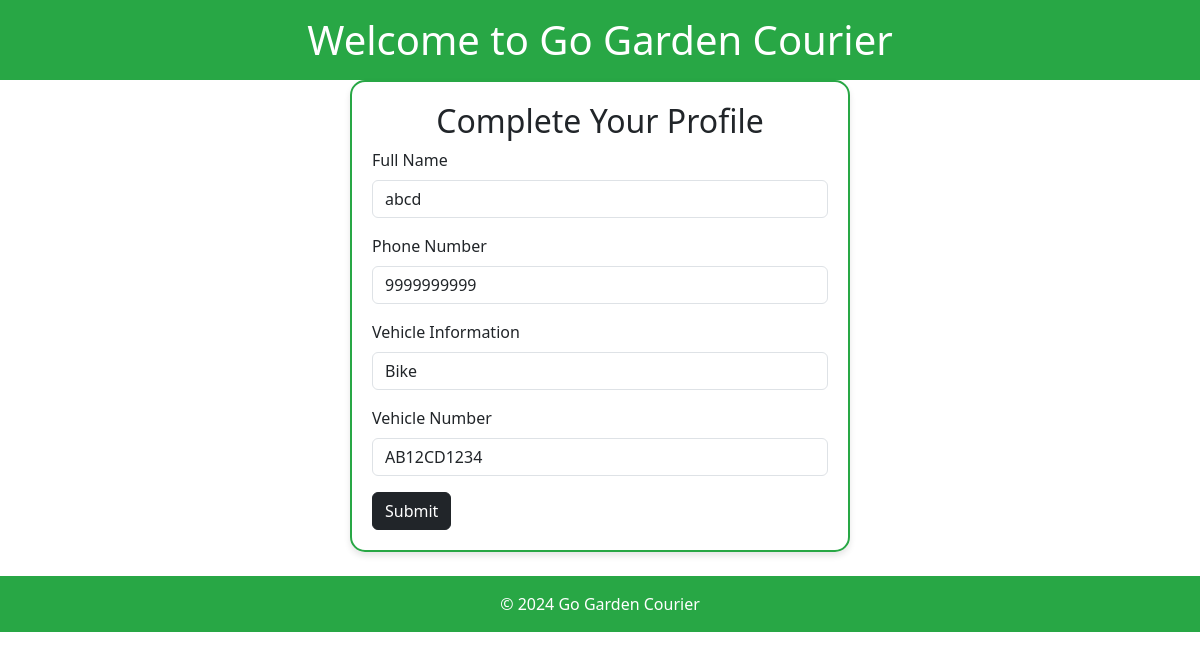
Screenshot of /courier_profile (signed in) with the database file from the repository.
### models.py (models this page shows, shortened)
class User(db.Model, UserMixin):
    __tablename__ = 'users'
    user_id = db.Column(db.Integer, primary_key=True)
    name = db.Column(db.String(150), nullable=False)
    email = db.Column(db.String(150), unique=True, nullable=False)
    password_hash = db.Column(db.String(256), nullable=False)
    role = db.Column(db.String(50), nullable=False)
    created_at = db.Column(db.DateTime, default=datetime.now(timezone.utc))
    profile_updated_at = db.Column(db.DateTime, default=datetime.now(timezone.utc), onupdate=datetime.now(timezone.utc))
    last_login = db.Column(db.DateTime, default=datetime.now(timezone.utc))
    address = db.Column(db.String(300))
    phone_number = db.Column(db.String(15))
    pincode = db.Column(db.String(10))
    region = db.Column(db.String(50))
    country = db.Column(db.String(50))
    vehicle_info = db.Column(db.String(150))
    vehicle_number = db.Column(db.String(50))
    orders_customer = db.relationship("Order", foreign_keys='Order.user_id', back_populates="user")
    orders_courier = db.relationship("Order", foreign_keys='Order.assigned_to', back_populates="courier")
    carts = db.relationship("Cart", back_populates="user")
    password_resets = db.relationship("PasswordReset", back_populates="user")
    subscriptions = db.relationship("Subscription", back_populates="user")
    audit_logs = db.relationship("Audit", back_populates="user")

### courier.py (the view, shortened to what this page needs)
@app.route('/courier_profile', methods=['GET', 'POST'])
@login_required
def courier_profile():
    return render_template('courier_profile_t1.html', user=current_user)

### templates/courier_profile_t1.html (shortened to what this page needs)
{% extends "base.html" %}
{% block content %}
<div class="row justify-content-center">
    <div class="col-md-6">
        <div class="profile_class">
            <center><h2>Complete Your Profile</h2></center>
            <form method="POST">
                <div class="mb-3">
                    <label for="name" class="form-label">Full Name</label>
                    <input type="text" class="form-control" id="name" name="name" value="{{ user.name }}"  required>
                </div>
                <div class="mb-3">
                    <label for="phone_no" class="form-label">Phone Number</label>
                    <input type="text" class="form-control" id="phone_no" name="phone_no" value="{{ user.phone_number }}" required>
                </div>
                <div class="mb-3">
                    <label for="vehicle_info" class="form-label">Vehicle Information</label>
                    <input type="text" class="form-control" id="vehicle_info" name="vehicle_info" value="{{ user.vehicle_info }}" required>
                </div>
                <div class="mb-3">
                    <label for="vehicle_no" class="form-label">Vehicle Number</label>
                    <input type="text" class="form-control" id="vehicle_no" name="vehicle_no" value="{{ user.vehicle_number }}" required>
                </div>
                <button type="submit" class="btn btn-dark">Submit</button>
            </form>
        </div>
    </div>
</div>
{% endblock %}

### static/css/styles.css (style rules this page uses)
.f_box,.profile_class { border-radius: 15px; border: 2px solid #28a745; padding: 20px; background-color: rgba(255, 255, 255, 0.9); box-shadow: 0 4px 6px rgba(0, 0, 0, 0.1); width: 100%; max-width: 500px; margin: 0 auto; }

### rows the page displays
User: name "abcd", phone_no "9999999999", vehicle_info "Bike", vehicle_no "AB12CD1234"
